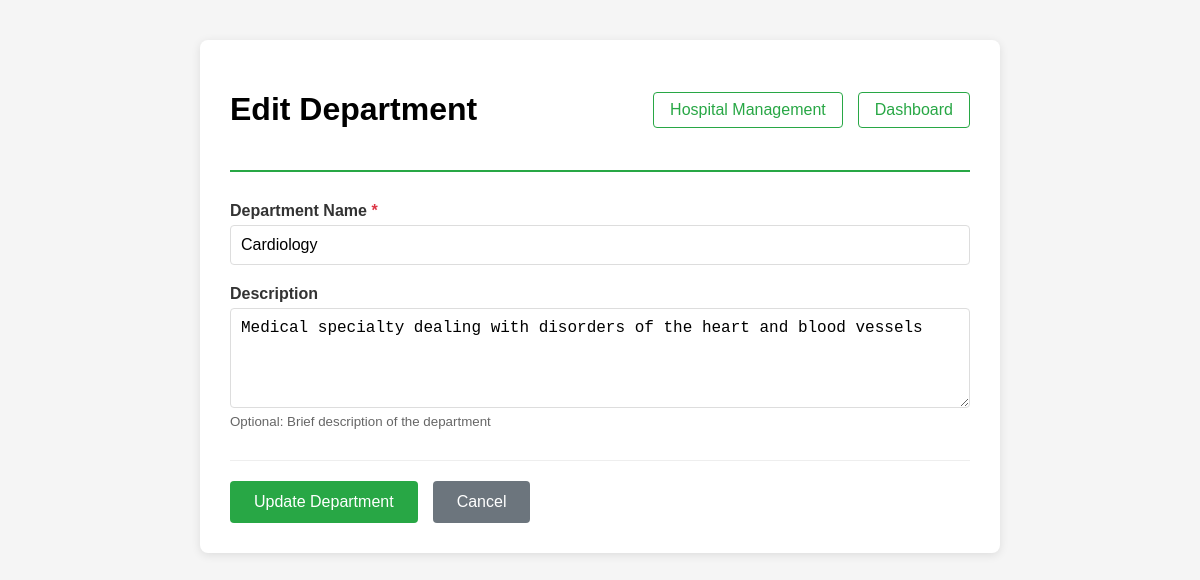
The app's page /admin-panel/departments/6/edit/ (signed in) with its own data.
### doctors/models.py (models this page shows, shortened)
class Department(models.Model):
    name = models.CharField(max_length=100, unique=True)
    description = models.TextField(blank=True)
    created_at = models.DateTimeField(auto_now_add=True)

### admins/views.py (the view)
# urls.py: path('departments/<int:department_id>/edit/', views.edit_department, name='edit_department'),
@login_required
def edit_department(request, department_id):
    if request.user.role != 'admin':
        return render(request, 'users/access_denied.html')
    department = get_object_or_404(Department, id=department_id)
    if request.method == 'POST':
        form = DepartmentForm(request.POST, instance=department)
        if form.is_valid():
            form.save()
            messages.success(request, f"Department '{department.name}' has been updated successfully.")
            return redirect('admins:hospital_management')
    else:
        form = DepartmentForm(instance=department)
    context = {
        'form': form,
        'department': department,
        'action': 'Edit',
        'title': 'Edit Department',
    }
    return render(request, 'admins/department_form.html', context)

### admins/forms.py
class DepartmentForm(forms.ModelForm):
    class Meta:
        model = Department
        fields = ['name', 'description']
        widgets = {
            'description': forms.Textarea(attrs={'rows': 3}),
        }

### templates/admins/department_form.html (shortened to what this page needs)
<!DOCTYPE html>
<html lang="en">
<head>
</head>
<body>
    <div class="form-container">
        <div class="header">
            <h1>{% if form.instance.pk %}Edit Department{% else %}Add New Department{% endif %}</h1>
            <div class="nav-links">
                <a href="{% url 'admins:hospital_management' %}">Hospital Management</a>
                <a href="{% url 'admin_dashboard' %}">Dashboard</a>
            </div>
        </div>
        <form method="post">
            <div class="form-group">
                <label for="{{ form.name.id_for_label }}">Department Name <span class="required">*</span></label>
                {{ form.name }}
            </div>
            <div class="form-group">
                <label for="{{ form.description.id_for_label }}">Description</label>
                {{ form.description }}
                <small style="color: #666;">Optional: Brief description of the department</small>
            </div>
            <div class="form-actions">
                <button type="submit" class="btn btn-primary">
                    {% if form.instance.pk %}Update Department{% else %}Create Department{% endif %}
                </button>
                <a href="{% url 'admins:hospital_management' %}" class="btn btn-secondary">Cancel</a>
            </div>
        </form>
    </div>
</body>
</html>

### templates/admins/department_form.html (style rules this page uses)
body { font-family: Arial, sans-serif; max-width: 800px; margin: 20px auto; padding: 20px; background-color: #f5f5f5; }
.form-container { background: white; padding: 30px; border-radius: 8px; box-shadow: 0 2px 10px rgba(0,0,0,0.1); }
.header { display: flex; justify-content: space-between; align-items: center; margin-bottom: 30px; padding-bottom: 20px; border-bottom: 2px solid #28a745; }
.nav-links { display: flex; gap: 15px; }
.nav-links a { text-decoration: none; color: #28a745; padding: 8px 16px; border: 1px solid #28a745; border-radius: 4px; transition: all 0.3s; }
.form-group { margin-bottom: 20px; }
.form-group label { display: block; margin-bottom: 5px; font-weight: bold; color: #333; }
.form-group input, .form-group textarea { width: 100%; padding: 10px; border: 1px solid #ddd; border-radius: 4px; font-size: 16px; box-sizing: border-box; }
.form-group textarea { height: 100px; resize: vertical; }
.form-actions { display: flex; gap: 15px; margin-top: 30px; padding-top: 20px; border-top: 1px solid #eee; }
.btn { padding: 12px 24px; border: none; border-radius: 4px; cursor: pointer; text-decoration: none; font-size: 16px; display: inline-block; transition: all 0.3s; }
.btn-primary { background: #28a745; color: white; }
.btn-secondary { background: #6c757d; color: white; }
.required { color: #dc3545; }

### records on screen
Department: name "Cardiology", description "Medical specialty dealing with disorders of the heart and blood vessels"
